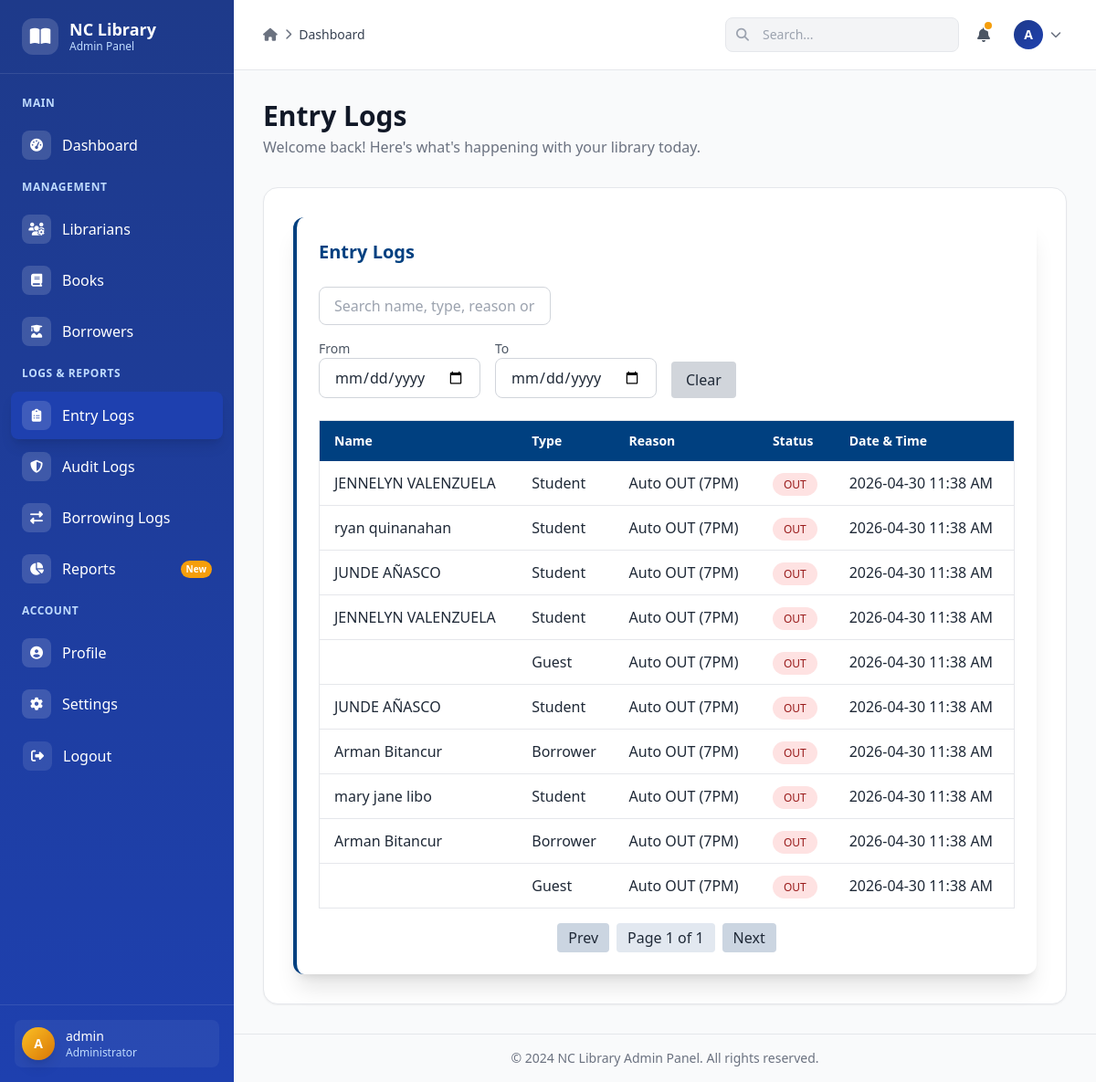
Screenshot of /admin/entry_logs (signed in) with the database file from the repository.
### app/models/entry_log.py (models this page shows)
class EntryLog(db.Model):
    __tablename__ = 'entry_log'
    id = db.Column(db.Integer, primary_key=True)
    timestamp = db.Column(db.DateTime, default=datetime.utcnow, nullable=False)
    student_id = db.Column(db.Integer, db.ForeignKey('student.id'), nullable=True)
    borrower_id = db.Column(db.Integer, db.ForeignKey('borrower.id'), nullable=True)
    guest_id = db.Column(db.Integer, db.ForeignKey('guest_borrower.id', name='fk_entrylog_guest_id'), nullable=True)
    reason = db.Column(db.String(250), nullable=True)
    status = db.Column(db.Enum("IN", "OUT", name="entry_status"), default="IN", nullable=False)
    student = db.relationship(
        'Student',   # string reference works even if in another file
        back_populates='attendance_logs'
    )
    borrower = db.relationship('Borrower', back_populates='attendance_logs')
    guest = db.relationship('Guest', backref='attendance_logs')

### app/models/student.py (models this page shows, shortened)
class Student(db.Model):
    __tablename__ = 'student'
    id = db.Column(db.Integer, primary_key=True)
    stdnum = db.Column(db.String(80), unique=True, nullable=False)
    lastname = db.Column(db.String(120), nullable=False)
    firstname = db.Column(db.String(120), nullable=False)
    middlename = db.Column(db.String(120), nullable=True)
    email = db.Column(db.String(120), unique=True, nullable=False)
    level = db.Column(db.String(50), nullable=False)
    designation = db.Column(db.String(100), nullable=True)
    course_id = db.Column(
        db.Integer,
        db.ForeignKey('student_course.id'),
        nullable=False
    )
    address = db.Column(db.String(200))
    phone = db.Column(db.String(20))
    status = db.Column(
        db.String(20),
        default='ACTIVE',
        nullable=False
    )
    attendance_logs = db.relationship(
        'EntryLog',
        back_populates='student',
        lazy=True
    )
    course = db.relationship(
        "StudentCourse",
        back_populates="students"
    )

### app/models/borrowers.py (models this page shows, shortened)
class Borrower(db.Model):
    __tablename__ = 'borrower'
    id = db.Column(db.Integer, primary_key=True)
    employee_number = db.Column(db.String(80), unique=True, nullable=True)
    lastname = db.Column(db.String(120), nullable=False)
    firstname = db.Column(db.String(120), nullable=False)
    middlename = db.Column(db.String(120), nullable=True)
    borrower_type = db.Column(db.String(50), nullable=False)
    department = db.Column(db.String(100), nullable=True)
    contact = db.Column(db.String(120), nullable=True)
    date_hired = db.Column(db.Date, nullable=True)
    remarks = db.Column(db.String(200), nullable=True)
    contact_number = db.Column(db.String(20), nullable=True)
    is_active = db.Column(
        db.Boolean,
        nullable=False,
        server_default=expression.true()
    )
    borrowed_books = db.relationship(
        'Borrow',
        backref=db.backref('borrower_rel', lazy=True),
        lazy=True
    )
    violations = db.relationship(
        'Violation',
        backref=db.backref('borrower_rel', lazy=True),
        lazy=True
    )
    attendance_logs = db.relationship(
        'EntryLog',
        back_populates='borrower',
        cascade='all, delete-orphan'
    )

### app/routes/admin/entry_logs.py (the view, shortened to what this page needs)
@admin_bp.route('/entry_logs')
@role_required("admin")
def view_logs():
    page = request.args.get("page", 1, type=int)
    search = request.args.get("search", "", type=str)
    status = request.args.get("status", "", type=str)
    sort = request.args.get("sort", "desc", type=str)
    query = EntryLog.query
    if status in ["IN", "OUT"]:
        query = query.filter(EntryLog.status == status)
    if sort == "asc":
        query = query.order_by(EntryLog.timestamp.asc())
    else:
        query = query.order_by(EntryLog.timestamp.desc())
    pagination = query.paginate(page=page, per_page=10)
    return render_template(
        "admin/attendance.html",
        logs=pagination.items,
        pagination=pagination,
        search=search,
        status=status,
        sort=sort
    )

### app/templates/admin/attendance.html (shortened to what this page needs)
{% extends "admin/admin_base.html" %}
{% block header %}Entry Logs{% endblock %}
{% block content %}
<div class="col-span-full bg-white shadow-xl rounded-xl p-6 border-l-4 border-[#004080]">
  <div class="flex flex-col md:flex-row md:items-center md:justify-between gap-4 mb-6">
    <h2 class="text-xl font-semibold text-[#004080]">Entry Logs</h2>
  </div>
  <div class="mb-4">
    <input
      type="text"
      id="searchInput"
      placeholder="Search name, type, reason or status..."
      class="w-full md:w-1/3 border border-gray-300 rounded-lg px-4 py-2 focus:outline-none focus:ring-2 focus:ring-[#004080]"
    />
  </div>
  <div class="mb-6 flex flex-col md:flex-row gap-4">
    <div>
      <label class="block text-sm font-medium text-gray-600">From</label>
      <input
        type="date"
        id="startDate"
        class="border border-gray-300 rounded-lg px-4 py-2 focus:outline-none focus:ring-2 focus:ring-[#004080]"
      />
    </div>
    <div>
      <label class="block text-sm font-medium text-gray-600">To</label>
      <input
        type="date"
        id="endDate"
        class="border border-gray-300 rounded-lg px-4 py-2 focus:outline-none focus:ring-2 focus:ring-[#004080]"
      />
    </div>
    <div class="flex items-end">
      <button
        id="clearDate"
        class="px-4 py-2 bg-gray-300 rounded hover:bg-gray-400"
      >
        Clear
      </button>
    </div>
  </div>
  <div class="overflow-x-auto">
    <table class="min-w-full border border-gray-200 rounded">
      <thead class="bg-[#004080] text-white">
        <tr>
          <th class="px-4 py-3 text-left text-sm font-semibold">Name</th>
          <th class="px-4 py-3 text-left text-sm font-semibold">Type</th>
          <th class="px-4 py-3 text-left text-sm font-semibold">Reason</th>
          <th class="px-4 py-3 text-left text-sm font-semibold">Status</th>
          <th class="px-4 py-3 text-left text-sm font-semibold">Date & Time</th>
        </tr>
      </thead>
      <tbody class="divide-y">
        {% for log in logs %}
        <tr class="hover:bg-gray-50">
          <td class="px-4 py-3 font-medium">
            {% if log.student %}
              {{ log.student.firstname }} {{ log.student.lastname }}
            {% elif log.borrower %}
              {{ log.borrower.firstname }} {{ log.borrower.lastname }}
            {% elif log.guest %}
              {{ log.guest.firstname }} {{ log.guest.lastname }}
            {% else %}
              -
            {% endif %}
          </td>
          <td class="px-4 py-3">
            {% if log.student %}Student
            {% elif log.borrower %}Borrower
            {% elif log.guest %}Guest
            {% else %}-{% endif %}
          </td>
          <td class="px-4 py-3">
            {{ log.reason or '-' }}
          </td>
          <td class="px-4 py-3">
            <span class="px-3 py-1 rounded-full text-xs font-medium
              {% if log.status == 'IN' %}
                bg-green-100 text-green-800
              {% else %}
                bg-red-100 text-red-800
              {% endif %}
            ">
              {{ log.status }}
            </span>
          </td>
          <td class="px-4 py-3">
            {{ log.timestamp.strftime('%Y-%m-%d %I:%M %p') }}
          </td>
        </tr>
        {% else %}
        <tr>
          <td colspan="5" class="text-center py-6 text-gray-500">
            No entry logs found.
          </td>
        </tr>
        {% endfor %}
      </tbody>
    </table>
  </div>
  <div class="mt-4 flex justify-center items-center space-x-2">
    <button id="prevPage" class="px-3 py-1 bg-[#cbd5e1] rounded hover:bg-gray-300">
      Prev
    </button>
    <span id="pageInfo" class="px-3 py-1 bg-[#e2e8f0] rounded">Page 1</span>
    <button id="nextPage" class="px-3 py-1 bg-[#cbd5e1] rounded hover:bg-gray-300">
      Next
    </button>
  </div>
</div>
{% endblock %}

### rows the page displays
EntryLog: student.firstname "JENNELYN", student.lastname "VALENZUELA", shows "Student", reason "Auto OUT (7PM)", status "OUT", timestamp "2026-04-30 11:38 AM"
EntryLog: student.firstname "ryan", student.lastname "quinanahan", shows "Student", reason "Auto OUT (7PM)", status "OUT", timestamp "2026-04-30 11:38 AM"
EntryLog: student.firstname "JUNDE", student.lastname "AÑASCO", shows "Student", reason "Auto OUT (7PM)", status "OUT", timestamp "2026-04-30 11:38 AM"
EntryLog: student.firstname "JENNELYN", student.lastname "VALENZUELA", shows "Student", reason "Auto OUT (7PM)", status "OUT", timestamp "2026-04-30 11:38 AM"
EntryLog: shows "Guest", reason "Auto OUT (7PM)", status "OUT", timestamp "2026-04-30 11:38 AM"
EntryLog: student.firstname "JUNDE", student.lastname "AÑASCO", shows "Student", reason "Auto OUT (7PM)", status "OUT", timestamp "2026-04-30 11:38 AM"
EntryLog: borrower.firstname "Arman", borrower.lastname "Bitancur", shows "Borrower", reason "Auto OUT (7PM)", status "OUT", timestamp "2026-04-30 11:38 AM"
EntryLog: student.firstname "mary jane", student.lastname "libo", shows "Student", reason "Auto OUT (7PM)", status "OUT", timestamp "2026-04-30 11:38 AM"
EntryLog: borrower.firstname "Arman", borrower.lastname "Bitancur", shows "Borrower", reason "Auto OUT (7PM)", status "OUT", timestamp "2026-04-30 11:38 AM"
EntryLog: shows "Guest", reason "Auto OUT (7PM)", status "OUT", timestamp "2026-04-30 11:38 AM"

### other values shown
{{ session.username[0]|upper }} "A"
{{ session.username }} "admin"
{{ now.year if now else 2024 }} "2024"
